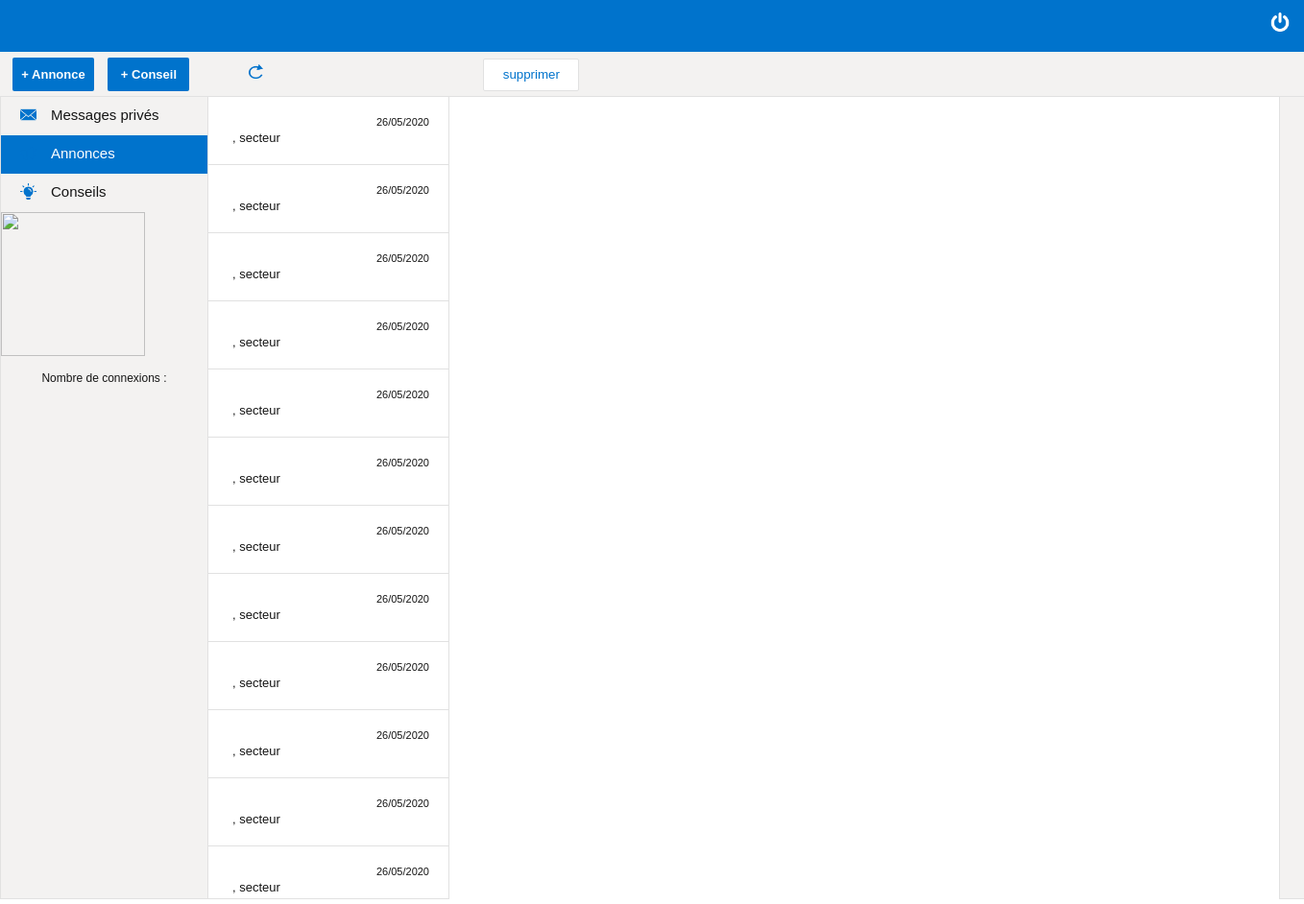
The page /Serveur/web/force/demandes.php?e=annonce&m=none on the database its author committed.
### tables this page shows
CREATE TABLE `Annonce` (
  `idAnnonce` int(255) UNSIGNED NOT NULL,
  `created_at` datetime NOT NULL DEFAULT CURRENT_TIMESTAMP,
  `objet` varchar(255) NOT NULL,
  `texte` text NOT NULL,
  `ouvert` tinyint(1) NOT NULL DEFAULT '0',
  `nbDestinataire` int(255) NOT NULL
);

### Serveur/web/script/chargerInfos.php (called while the page is built, shortened)
<?php
if ($_SESSION['chambre'] == 'CCI' or $_SESSION['chambre'] == 'CA' or $_SESSION['chambre'] == 'CMA') {
    $categorie = array(
        'EN_COURS',
        'VALIDE',
        'REFUSE'
    );
    foreach ($categorie as $cat) {
        $_SESSION[$cat] = null;
        $requete = $bdd->prepare('SELECT * FROM Utilisateur WHERE demande = ? AND chambre = ? ORDER BY created_at DESC');
        $requete->execute(array(
            $cat,
            $_SESSION['chambre']
        ));
        while ($resultat = $requete->fetch()) {
            $_SESSION[$cat][] = $resultat;
        }
    }
}
else {
    $categorie = array(
        'ANNONCE',
        'CONSEIL',
    );
    foreach ($categorie as $cat) {
        switch ($cat) {
            case 'ANNONCE':
                $requete = $bdd->query('SELECT * FROM `Annonce` ORDER BY created_at DESC');
            break;
            case 'CONSEIL':
                $requete = $bdd->query('SELECT * FROM Conseil ORDER BY created_at DESC');
            break;
        }
    }
}
?>

### Serveur/web/chambre/page/listeOngletsChambre.php (the view)
<?php
if (!empty($_SESSION[$onglet])) {
    $nb = 0;
    if (isset($_SESSION[$onglet]))
        $nb = count($_SESSION[$onglet]);
    for ($i = 0; $i < $nb; $i++) {
        $affiche               = $_SESSION[$onglet][$i];
        $msgOuvert             = $_SESSION[$onglet][$i]['ouvert'];
        $dateSQL               = substr($affiche['created_at'], 0, 10);
        $reverseDate           = implode('/', array_reverse(explode('-', $dateSQL)));
        $date                  = "<time id='date-reception'>" . $reverseDate . "</time>";
        $nomPrenom             = $affiche['nomUtilisateur'] . ' ' . $affiche['prenomUtilisateur'];
        $onglet_affiche        = $date . '<h9>' . trunc($nomPrenom, 17) . '</h9>' . '<td>' . '<br/>' . trunc($affiche['nomSociete'], 19) . ', ' . 'secteur ' . $affiche['secteur'];
        $onglet_affiche_clique = $date . '<h10>' . trunc($nomPrenom, 17) . '</h10>' . '<td>' . '<br/>' . trunc($affiche['nomSociete'], 19) . ', ' . 'secteur ' . $affiche['secteur'];
        if ($_GET['m'] != 'none') {
            switch ($_GET['e']) {
                case 'attente':
                    attenteNonLu($_GET['m']);
                    break;
                case 'accepte':
                    valideNonLu($_GET['m']);
                    break;
                case 'refuse':
                    refuseNonLu($_GET['m']);
                    break;
            }
            if ($msgOuvert == 0) {
                if ($i == $_GET['m']) {
                    echo " <div class='onglet-msg-selected' onclick=window.location.href='demandes.php?e=" . $lien . "&m=" . $i . "'" . ">$onglet_affiche_clique</div> ";
                } else {
                    echo " <div class='onglet-non-lu' onclick=window.location.href='demandes.php?e=" . $lien . "&m=" . $i . "'" . ">$onglet_affiche</div> ";
                }
            } else {
                if ($i == $_GET['m']) {
                    echo " <div class='onglet-msg-selected' onclick=window.location.href='demandes.php?e=" . $lien . "&m=" . $i . "'" . ">$onglet_affiche_clique</div> ";
                } else {
                    echo " <div class='onglet-msg' onclick=window.location.href='demandes.php?e=" . $lien . "&m=" . $i . "'" . ">$onglet_affiche</div> ";
                }
            }
        } else {
            if ($msgOuvert == 0) {
                echo " <div class='onglet-non-lu' onclick=window.location.href='demandes.php?e=" . $lien . "&m=" . $i . "'" . ">$onglet_affiche</div> ";
            } else {
                echo " <div class='onglet-msg' onclick=window.location.href='demandes.php?e=" . $lien . "&m=" . $i . "'" . ">$onglet_affiche</div> ";
            }
        }
    }
}
?>

### Serveur/web/force/demandes.php (shortened to what this page needs)
<!DOCTYPE html>
<html>
  <head>
    <link rel="stylesheet" href="../style.css" />
  </head>
  <body>
    <?php include("page/headerForce.php"); ?>
    <?php switch ($_GET['e']) {
        case 'annonce' :
            include("annonce.php");
        break;
    } ?>
  </body>
</html>

### Serveur/web/force/page/headerForce.php (shortened to what this page needs)
<header>
  <p class="disconnect"><img src="../images/disconnect.png" width="20px" height="20px" onclick="window.location.href='../connexion/choix-chambre.php'" ; /></p>
</header>

### Serveur/web/force/annonce.php
<?php include("../script/chargerInfos.php");?>
<div id="barre-actions">
  <input type="button" class="new-annonce" value="+ Annonce" onclick="window.location.href='demandes.php?e=new_annonce'" />
  <input type="button" class="new-conseil" value="+ Conseil" onclick="window.location.href='demandes.php?e=new_conseil'" />
  <img class="refresh-rapide" src="../images/refresh.png" onclick="window.location.href='demandes.php?e=annonce&m=none'" />
  <input class="actions" type="button" value="supprimer" onclick="window.location.href='../script/gestionBoutons.php?e=annonce&m=<?php echo $_GET['m'] ?>&b=supprimer'" />
</div>
<div id="deco-droite"></div>
<?php include("page/navForce.php"); ?>
<?php include("../script/afficherInfos.php"); ?>

### Serveur/web/force/page/navForce.php (shortened to what this page needs)
<?php
switch ($_GET['e']) {
    case 'annonce':
        $onglet_prive     = "onglets";
        $onglet_annonce   = "onglet-selected";
        $onglet_conseil   = "onglets";
    break;
}
?>
<nav id="nav-gauche">
  <div class=<?= $onglet_prive; ?> onclick=window.location.href='../force/demandes.php?e=prive&m=none' >
    <img class="img-nav" src="../images/received.png" />Messages privés
  </div>
  <div class=<?= $onglet_annonce; ?> onclick=window.location.href='../force/demandes.php?e=annonce&m=none' >
    <img class="img-nav" src="../images/annonce.png" />Annonces
  </div>
  <div class=<?= $onglet_conseil; ?> onclick=window.location.href='../force/demandes.php?e=conseil&m=none' >
    <img class="img-nav" src="../images/conseil.png" />Conseils
  </div>
  <img src=<?= $_SESSION['logoChambre']; ?> class="logo" width="150px" height="150px"/>
  <p style='font-size:12px; text-align : center'>Nombre de connexions : <?= $_SESSION['nbConnexion']?></p>
</nav>

### Serveur/web/script/afficherInfos.php (shortened to what this page needs)
<?php
switch ($_GET['e']) {
    case 'annonce':
        $onglet = "ANNONCE";
        $lien   = 'annonce';
    break;
}
?>
<section id="pan-content">
  <nav id="pan-reception">
    <?php
    if($_SESSION['chambre'] == 'G' OR $_SESSION['chambre'] == 'P'){
        include "../force/page/listeOngletsForce.php";
    }
    else {
        include "../chambre/page/listeOngletsChambre.php";
    }
    ?>
  </nav>
</section>

### Serveur/web/style.css (style rules this page uses)
* { font-family: Arial; }
html, body { min-width: 1348px; min-height: 720px; margin: 0; padding: 0; background-color: white; }
header { height: 42px; padding-top: 2px; padding-bottom: 15px; margin-top: -5px; background-color: #0073CC; text-align: right; }
body { background-color: white; color: #151515; overflow: auto; }
.disconnect { float: right; color: white; margin-left: 15px; margin-right: 15px; cursor: pointer; }
#barre-actions { width: auto; height: 40px; background-color: #F3F2F1; border-bottom: 1px solid #E1E1E1; padding: 3px; }
.new-annonce, .new-conseil { font-size: 13px; font-weight: bold; width: 85px; height: 35px; color: white; background-color: #0073CC; border: 0px; border-radius: 2px 2px 2px; cursor: pointer; margin-top: 3px; margin-bottom: 0px; margin-left: 10px; }
.new-conseil { margin-right: -23px; }
.refresh-rapide { width: 15px; height: 15px; cursor: pointer; margin-left: 80px; margin-right: 175px; }
.actions { width: 100px; height: 34px; background-color: white; color: #0073CC; border: 1px solid #E1E1E1; border-radius: 2px 2px 2px; cursor: pointer; margin-left: 50px; }
#deco-droite { float: right; width: 25px; height: 835px; min-height: 784px; background-color: #F3F2F1; border: 1px solid #E1E1E1; border-right: 0px; margin-top: -1px; }
#nav-gauche { float: left; width: 215px; height: 835px; background-color: #F3F2F1; border: 1px solid #E1E1E1; margin-top: -1px; }
.img-nav { width: 17px; height: 17px; margin-bottom: -3px; margin-left: -35px; margin-right: 15px; }
.onglets, .onglet-selected { font-size: 15px; width: auto; height: 30px; color: #151515; background-color: #F3F2F1; cursor: pointer; padding-left: 55px; padding-top: 10px; }
.onglet-selected { color: white; background-color: #0073CC; }
#pan-content { width: auto; min-width: 857px; min-height: 785px; margin-bottom: 0px; margin-left: 217px; padding-left: 0px; }
#pan-reception { float: left; width: 250px; height: 835px; min-height: 784px; background-color: #FAF9F8; border-bottom: 1px solid #E1E1E1; border-right: 1px solid #E1E1E1; margin-top: 0px; margin-bottom: 0px; overflow: auto; }
.onglet-msg, .onglet-msg-selected, .onglet-non-lu { width: auto; height: 15px; background-color: white; border-bottom: 1px solid #E1E1E1; font-size: 13px; padding: 20px; padding-left: 25px; padding-bottom: 35px; cursor: pointer; }
#date-reception { float: right; font-size: 11px; }

### rows shown on the page
annonce: created_at "26/05/2020"
annonce: created_at "26/05/2020"
annonce: created_at "26/05/2020"
annonce: created_at "26/05/2020"
annonce: created_at "26/05/2020"
annonce: created_at "26/05/2020"
annonce: created_at "26/05/2020"
annonce: created_at "26/05/2020"
annonce: created_at "26/05/2020"
annonce: created_at "26/05/2020"
annonce: created_at "26/05/2020"
annonce: created_at "26/05/2020"
